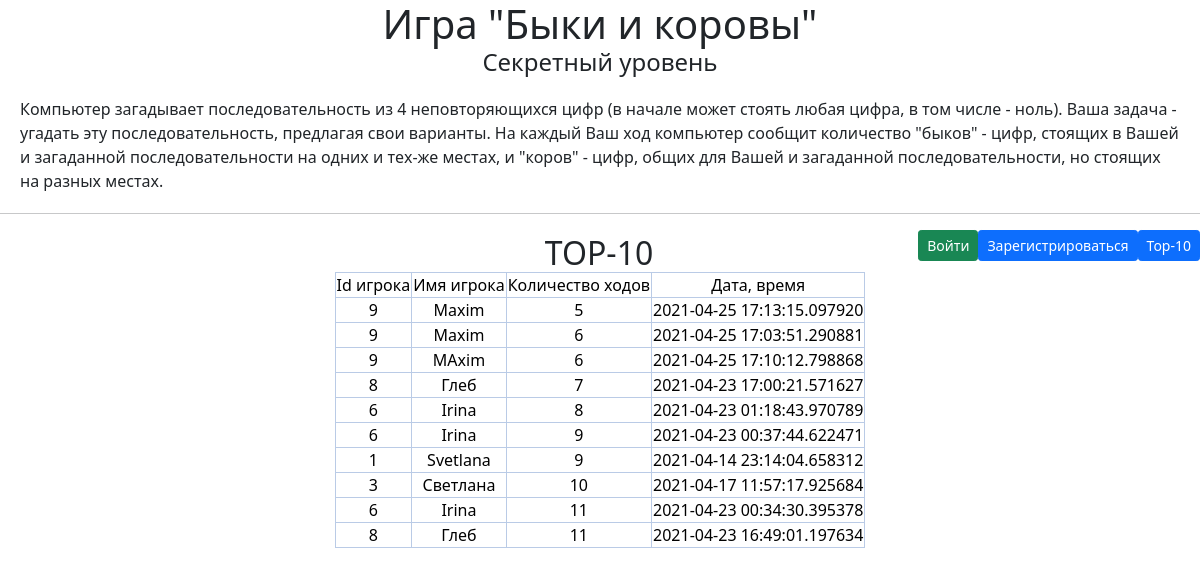
Page /records10 on the earlier database version.
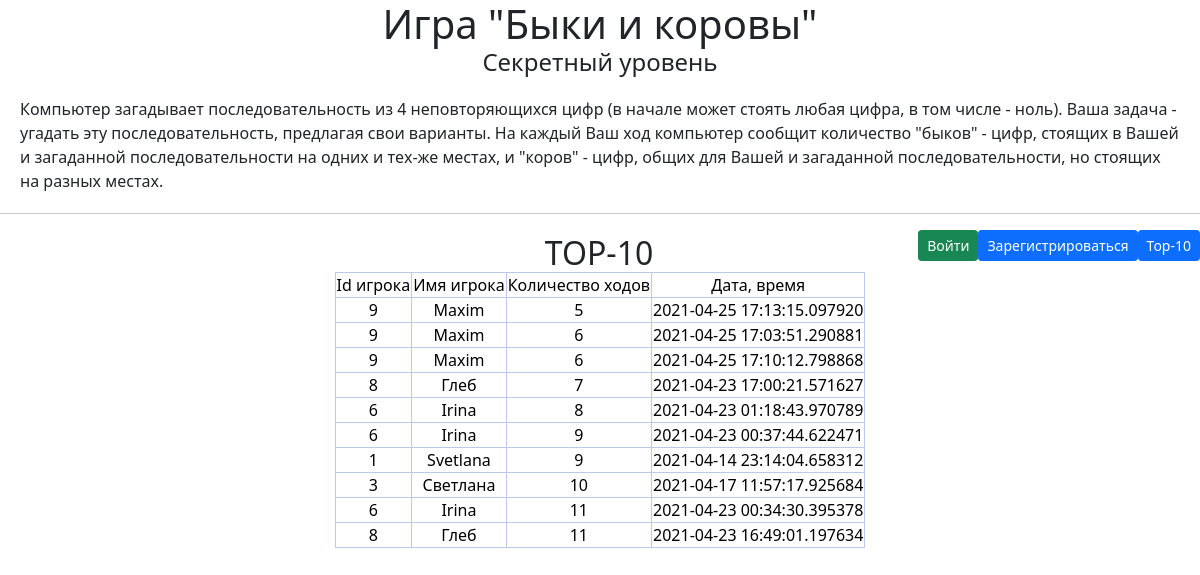
Same page on the later database version.
### data/records.py (models this page shows)
class Record(SqlAlchemyBase):
    __tablename__ = 'records'
    id = sqlalchemy.Column(sqlalchemy.Integer,
                           primary_key=True, autoincrement=True)
    user_id = sqlalchemy.Column(sqlalchemy.Integer,
                                    sqlalchemy.ForeignKey("users.id"))
    user_name = sqlalchemy.Column(sqlalchemy.String, nullable=True)
    score = sqlalchemy.Column(sqlalchemy.Integer, nullable=True)
    secret_num = sqlalchemy.Column(sqlalchemy.String, nullable=True)
    date = sqlalchemy.Column(sqlalchemy.DateTime,
                                 default=datetime.datetime.now)
    user = orm.relation('User')

### main.py (the view)
@app.route('/records10')
def records_top10():
    db_sess = db_session.create_session()
    records = db_sess.query(Record).order_by(Record.score).limit(10)
    return render_template("records.html", records=records, header="TOP-10")

### data/db_session.py (called while the page is built)
def create_session() -> Session:
    global __factory
    return __factory()

### templates/records.html (shortened to what this page needs)
{% extends "base.html" %}
{% block content %}
    <h2>{{header}}</h2>
    <table class="table-primary align-middle table-bordered">
    	<tr class="table-primary">
    		<td class="table-primary">Id игрока</td>
    		<td class="table-primary">Имя игрока</td>
    		<td class="table-primary">Количество ходов</td>
    		<td class="table-primary">Дата, время</td>
    	</tr>
        {% for i in records %}
    	<tr>
    		<td class="table-primary">{{ i.user_id }}</td>
    		<td class="table-primary">{{ i.user_name }}</td>
    		<td class="table-primary">{{ i.score }}</td>
    		<td class="table-primary">{{ i.date }}</td>
    	</tr>
    	{% endfor %}
    </table>
{% endblock %}

Differences in the rows shown:
changed Record (number 3 of 10 on the later page): user_name "MAxim" → "Maxim"
